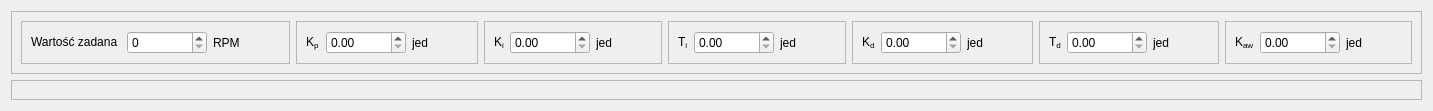
          <widget class="QWidget" name="pageFanControllerConfigPID">
           <layout class="QVBoxLayout" name="verticalLayout_3">
            <item>
             <widget class="QFrame" name="frame_20">
              <property name="frameShape">
               <enum>QFrame::StyledPanel</enum>
              </property>
              <property name="frameShadow">
               <enum>QFrame::Raised</enum>
              </property>
              <layout class="QHBoxLayout" name="horizontalLayout_22">
               <item>
                <widget class="QFrame" name="frame_14">
                 <property name="frameShape">
                  <enum>QFrame::StyledPanel</enum>
                 </property>
                 <property name="frameShadow">
                  <enum>QFrame::Raised</enum>
                 </property>
                 <layout class="QHBoxLayout" name="horizontalLayout_23">
                  <item>
                   <widget class="QLabel" name="label_26">
                    <property name="text">
                     <string>&lt;html&gt;&lt;head/&gt;&lt;body&gt;&lt;p&gt;Wartość zadana	&lt;/p&gt;&lt;/body&gt;&lt;/html&gt;</string>
                    </property>
                   </widget>
                  </item>
                  <item>
                   <widget class="QSpinBox" name="inFanPIDSetValue">
                    <property name="minimumSize">
                     <size>
                      <width>80</width>
                      <height>0</height>
                     </size>
                    </property>
                    <property name="toolTip">
                     <string>Min: 0 | Max: 6000</string>
                    </property>
                    <property name="statusTip">
                     <string>Min: 0 | Max: 6000</string>
                    </property>
                    <property name="whatsThis">
                     <string/>
                    </property>
                    <property name="maximum">
                     <number>6000</number>
                    </property>
                   </widget>
                  </item>
                  <item>
                   <widget class="QLabel" name="label_27">
                    <property name="text">
                     <string>RPM</string>
                    </property>
                   </widget>
                  </item>
                  <item>
                   <spacer name="horizontalSpacer_16">
                    <property name="orientation">
                     <enum>Qt::Horizontal</enum>
                    </property>
                    <property name="sizeHint" stdset="0">
                     <size>
                      <width>40</width>
                      <height>20</height>
                     </size>
                    </property>
                   </spacer>
                  </item>
                 </layout>
                </widget>
               </item>
               <item>
                <widget class="QFrame" name="frame_15">
                 <property name="frameShape">
                  <enum>QFrame::StyledPanel</enum>
                 </property>
                 <property name="frameShadow">
                  <enum>QFrame::Raised</enum>
                 </property>
                 <layout class="QHBoxLayout" name="horizontalLayout_24">
                  <item>
                   <widget class="QLabel" name="label_28">
                    <property name="text">
                     <string>&lt;html&gt;&lt;head/&gt;&lt;body&gt;&lt;p&gt;K&lt;span style=&quot; vertical-align:sub;&quot;&gt;p&lt;/span&gt;&lt;/p&gt;&lt;/body&gt;&lt;/html&gt;</string>
                    </property>
                   </widget>
                  </item>
                  <item>
                   <widget class="QDoubleSpinBox" name="inFanPID_Kp">
                    <property name="minimumSize">
                     <size>
                      <width>80</width>
                      <height>0</height>
                     </size>
                    </property>
                    <property name="toolTip">
                     <string>Min: 0.0 | Max: 999.99</string>
                    </property>
                    <property name="statusTip">
                     <string>Min: 0.0 | Max: 999.99</string>
                    </property>
                    <property name="maximum">
                     <double>999.990000000000009</double>
                    </property>
                   </widget>
                  </item>
                  <item>
                   <widget class="QLabel" name="label_29">
                    <property name="text">
                     <string>jed</string>
                    </property>
                   </widget>
                  </item>
                  <item>
                   <spacer name="horizontalSpacer_17">
                    <property name="orientation">
                     <enum>Qt::Horizontal</enum>
                    </property>
                    <property name="sizeHint" stdset="0">
                     <size>
                      <width>40</width>
                      <height>20</height>
                     </size>
                    </property>
                   </spacer>
                  </item>
                 </layout>
                </widget>
               </item>
               <item>
                <widget class="QFrame" name="frame_16">
                 <property name="frameShape">
                  <enum>QFrame::StyledPanel</enum>
                 </property>
                 <property name="frameShadow">
                  <enum>QFrame::Raised</enum>
                 </property>
                 <layout class="QHBoxLayout" name="horizontalLayout_25">
                  <item>
                   <widget class="QLabel" name="label_30">
                    <property name="text">
                     <string>&lt;html&gt;&lt;head/&gt;&lt;body&gt;&lt;p&gt;K&lt;span style=&quot; vertical-align:sub;&quot;&gt;i&lt;/span&gt;&lt;/p&gt;&lt;/body&gt;&lt;/html&gt;</string>
                    </property>
                   </widget>
                  </item>
                  <item>
                   <widget class="QDoubleSpinBox" name="inFanPID_Ki">
                    <property name="minimumSize">
                     <size>
                      <width>80</width>
                      <height>0</height>
                     </size>
                    </property>
                    <property name="toolTip">
                     <string>Min: 0.0 | Max: 999.99</string>
                    </property>
                    <property name="statusTip">
                     <string>Min: 0.0 | Max: 999.99</string>
                    </property>
                    <property name="maximum">
                     <double>999.990000000000009</double>
                    </property>
                   </widget>
                  </item>
                  <item>
                   <widget class="QLabel" name="label_31">
                    <property name="text">
                     <string>jed</string>
                    </property>
                   </widget>
                  </item>
                  <item>
                   <spacer name="horizontalSpacer_18">
                    <property name="orientation">
                     <enum>Qt::Horizontal</enum>
                    </property>
                    <property name="sizeHint" stdset="0">
                     <size>
                      <width>40</width>
                      <height>20</height>
                     </size>
                    </property>
                   </spacer>
                  </item>
                 </layout>
                </widget>
               </item>
               <item>
                <widget class="QFrame" name="frame_19">
                 <property name="frameShape">
                  <enum>QFrame::StyledPanel</enum>
                 </property>
                 <property name="frameShadow">
                  <enum>QFrame::Raised</enum>
                 </property>
                 <layout class="QHBoxLayout" name="horizontalLayout_28">
                  <item>
                   <widget class="QLabel" name="label_40">
                    <property name="text">
                     <string>&lt;html&gt;&lt;head/&gt;&lt;body&gt;&lt;p&gt;T&lt;span style=&quot; vertical-align:sub;&quot;&gt;i&lt;/span&gt;&lt;/p&gt;&lt;/body&gt;&lt;/html&gt;</string>
                    </property>
                   </widget>
                  </item>
                  <item>
                   <widget class="QDoubleSpinBox" name="inFanPID_Ti">
                    <property name="minimumSize">
                     <size>
                      <width>80</width>
                      <height>0</height>
                     </size>
                    </property>
                    <property name="toolTip">
                     <string>Min: 0.0 | Max: 999.99</string>
                    </property>
                    <property name="statusTip">
                     <string>Min: 0.0 | Max: 999.99</string>
                    </property>
                    <property name="maximum">
                     <double>999.990000000000009</double>
                    </property>
                   </widget>
                  </item>
                  <item>
                   <widget class="QLabel" name="label_39">
                    <property name="text">
                     <string>jed</string>
                    </property>
                   </widget>
                  </item>
                  <item>
                   <spacer name="horizontalSpacer_21">
                    <property name="orientation">
                     <enum>Qt::Horizontal</enum>
                    </property>
                    <property name="sizeHint" stdset="0">
                     <size>
                      <width>40</width>
                      <height>20</height>
                     </size>
                    </property>
                   </spacer>
                  </item>
                 </layout>
                </widget>
               </item>
               <item>
                <widget class="QFrame" name="frame_17">
                 <property name="frameShape">
                  <enum>QFrame::StyledPanel</enum>
                 </property>
                 <property name="frameShadow">
                  <enum>QFrame::Raised</enum>
                 </property>
                 <layout class="QHBoxLayout" name="horizontalLayout_26">
                  <item>
                   <widget class="QLabel" name="label_32">
                    <property name="text">
                     <string>&lt;html&gt;&lt;head/&gt;&lt;body&gt;&lt;p&gt;K&lt;span style=&quot; vertical-align:sub;&quot;&gt;d&lt;/span&gt;&lt;/p&gt;&lt;/body&gt;&lt;/html&gt;</string>
                    </property>
                   </widget>
                  </item>
                  <item>
                   <widget class="QDoubleSpinBox" name="inFanPID_Kd">
                    <property name="minimumSize">
                     <size>
                      <width>80</width>
                      <height>0</height>
                     </size>
                    </property>
                    <property name="toolTip">
                     <string>Min: 0.0 | Max: 999.99</string>
                    </property>
                    <property name="statusTip">
                     <string>Min: 0.0 | Max: 999.99</string>
                    </property>
                    <property name="maximum">
                     <double>999.990000000000009</double>
                    </property>
                   </widget>
                  </item>
                  <item>
                   <widget class="QLabel" name="label_33">
                    <property name="text">
                     <string>jed</string>
                    </property>
                   </widget>
                  </item>
                  <item>
                   <spacer name="horizontalSpacer_19">
                    <property name="orientation">
                     <enum>Qt::Horizontal</enum>
                    </property>
                    <property name="sizeHint" stdset="0">
                     <size>
                      <width>40</width>
                      <height>20</height>
                     </size>
                    </property>
                   </spacer>
                  </item>
                 </layout>
                </widget>
               </item>
               <item>
                <widget class="QFrame" name="frame_21">
                 <property name="frameShape">
                  <enum>QFrame::StyledPanel</enum>
                 </property>
                 <property name="frameShadow">
                  <enum>QFrame::Raised</enum>
                 </property>
                 <layout class="QHBoxLayout" name="horizontalLayout_29">
                  <item>
                   <widget class="QLabel" name="label_42">
                    <property name="text">
                     <string>&lt;html&gt;&lt;head/&gt;&lt;body&gt;&lt;p&gt;T&lt;span style=&quot; vertical-align:sub;&quot;&gt;d&lt;/span&gt;&lt;/p&gt;&lt;/body&gt;&lt;/html&gt;</string>
                    </property>
                   </widget>
                  </item>
                  <item>
                   <widget class="QDoubleSpinBox" name="inFanPID_Td">
                    <property name="minimumSize">
                     <size>
                      <width>80</width>
                      <height>0</height>
                     </size>
                    </property>
                    <property name="toolTip">
                     <string>Min: 0.0 | Max: 999.99</string>
                    </property>
                    <property name="statusTip">
                     <string>Min: 0.0 | Max: 999.99</string>
                    </property>
                    <property name="maximum">
                     <double>999.990000000000009</double>
                    </property>
                   </widget>
                  </item>
                  <item>
                   <widget class="QLabel" name="label_41">
                    <property name="text">
                     <string>jed</string>
                    </property>
                   </widget>
                  </item>
                  <item>
                   <spacer name="horizontalSpacer_22">
                    <property name="orientation">
                     <enum>Qt::Horizontal</enum>
                    </property>
                    <property name="sizeHint" stdset="0">
                     <size>
                      <width>40</width>
                      <height>20</height>
                     </size>
                    </property>
                   </spacer>
                  </item>
                 </layout>
                </widget>
               </item>
               <item>
                <widget class="QFrame" name="frame_18">
                 <property name="frameShape">
                  <enum>QFrame::StyledPanel</enum>
                 </property>
                 <property name="frameShadow">
                  <enum>QFrame::Raised</enum>
                 </property>
                 <layout class="QHBoxLayout" name="horizontalLayout_27">
                  <item>
                   <widget class="QLabel" name="label_34">
                    <property name="text">
                     <string>&lt;html&gt;&lt;head/&gt;&lt;body&gt;&lt;p&gt;K&lt;span style=&quot; vertical-align:sub;&quot;&gt;aw&lt;/span&gt;&lt;/p&gt;&lt;/body&gt;&lt;/html&gt;</string>
                    </property>
                   </widget>
                  </item>
                  <item>
                   <widget class="QDoubleSpinBox" name="inFanPID_Kaw">
                    <property name="minimumSize">
                     <size>
                      <width>80</width>
                      <height>0</height>
                     </size>
                    </property>
                    <property name="toolTip">
                     <string>Min: 0.0 | Max: 1.0</string>
                    </property>
                    <property name="statusTip">
                     <string>Min: 0.0 | Max: 1.0</string>
                    </property>
                    <property name="maximum">
                     <double>1.000000000000000</double>
                    </property>
                   </widget>
                  </item>
                  <item>
                   <widget class="QLabel" name="label_35">
                    <property name="text">
                     <string>jed</string>
                    </property>
                   </widget>
                  </item>
                  <item>
                   <spacer name="horizontalSpacer_20">
                    <property name="orientation">
                     <enum>Qt::Horizontal</enum>
                    </property>
                    <property name="sizeHint" stdset="0">
                     <size>
                      <width>40</width>
                      <height>20</height>
                     </size>
                    </property>
                   </spacer>
                  </item>
                 </layout>
                </widget>
               </item>
              </layout>
             </widget>
            </item>
            <item>
             <widget class="QFrame" name="frame_26">
              <property name="maximumSize">
               <size>
                <width>16777215</width>
                <height>120</height>
               </size>
              </property>
              <property name="frameShape">
               <enum>QFrame::StyledPanel</enum>
              </property>
              <property name="frameShadow">
               <enum>QFrame::Raised</enum>
              </property>
              <layout class="QVBoxLayout" name="verticalLayout_7">
               <item>
                <layout class="QVBoxLayout" name="fanEquation"/>
               </item>
              </layout>
             </widget>
            </item>
           </layout>
          </widget>
